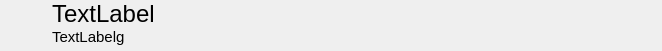
<?xml version="1.0" encoding="UTF-8"?>
<ui version="4.0">
 <class>DoubleListItem</class>
 <widget class="QWidget" name="DoubleListItem">
  <property name="geometry">
   <rect>
    <x>0</x>
    <y>0</y>
    <width>662</width>
    <height>51</height>
   </rect>
  </property>
  <property name="windowTitle">
   <string>Form</string>
  </property>
  <widget class="QLabel" name="text">
   <property name="geometry">
    <rect>
     <x>52</x>
     <y>-2</y>
     <width>551</width>
     <height>31</height>
    </rect>
   </property>
   <property name="font">
    <font>
     <pointsize>18</pointsize>
    </font>
   </property>
   <property name="text">
    <string>TextLabel</string>
   </property>
  </widget>
  <widget class="QLabel" name="cmd">
   <property name="geometry">
    <rect>
     <x>607</x>
     <y>-2</y>
     <width>41</width>
     <height>51</height>
    </rect>
   </property>
   <property name="font">
    <font>
     <pointsize>10</pointsize>
    </font>
   </property>
   <property name="text">
    <string/>
   </property>
   <property name="alignment">
    <set>Qt::AlignRight|Qt::AlignTrailing|Qt::AlignVCenter</set>
   </property>
  </widget>
  <widget class="QLabel" name="icon">
   <property name="geometry">
    <rect>
     <x>0</x>
     <y>-2</y>
     <width>51</width>
     <height>53</height>
    </rect>
   </property>
   <property name="text">
    <string/>
   </property>
  </widget>
  <widget class="QLabel" name="subtext">
   <property name="geometry">
    <rect>
     <x>52</x>
     <y>25</y>
     <width>549</width>
     <height>23</height>
    </rect>
   </property>
   <property name="font">
    <font>
     <pointsize>11</pointsize>
    </font>
   </property>
   <property name="text">
    <string>TextLabelg</string>
   </property>
  </widget>
 </widget>
 <resources/>
 <connections/>
</ui>
